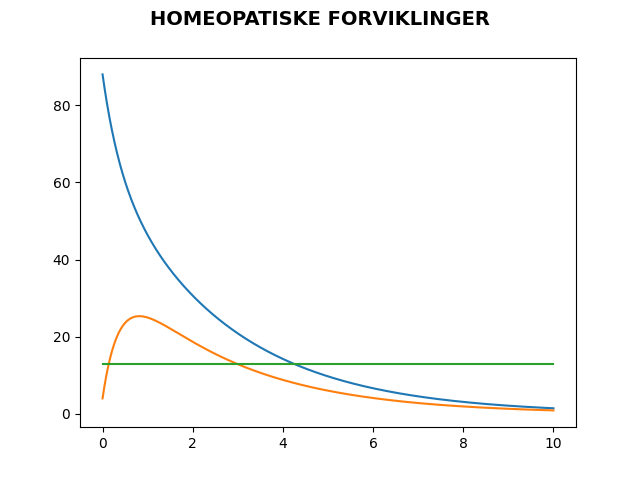

Recreate this plot in Python.
import numpy as np
import matplotlib.pyplot as plt

#gitter
n=float(1000)
T=10
h=T/n
t=np.linspace(0,10,int(n))

#lÃ¸sning
x=np.zeros((int(n),2))

#initialverdier
x[0][0]=88
x[0][1]=4

#fysiske konstanter
drikketemp = 13
alpha = np.array([1,1])

#matriser for numerisk lÃ¸sning
A = np.array([[-alpha[0],alpha[0]],[alpha[0],-alpha[0]-alpha[1]]])
ekspl_mat = np.eye(2) + h*A
impl_mat = np.linalg.inv(np.eye(2) - h*A)
trap_mat = np.linalg.inv(np.eye(2) - h*A/2)@(np.eye(2) + h*A/2) 

#eksplisitt euler = ekspl_mat
#implisitt euler  = impl_mat
#trapesmetoden    = trap_mat
for i in range(int(n-1)):

    x[i+1]=trap_mat@x[i]

#plottings
plt.plot(t,x)
plt.plot(t,np.ones(int(n))*drikketemp)
plt.suptitle('HOMEOPATISKE FORVIKLINGER', fontsize=14, fontweight='bold')
plt.savefig('homeopati')
